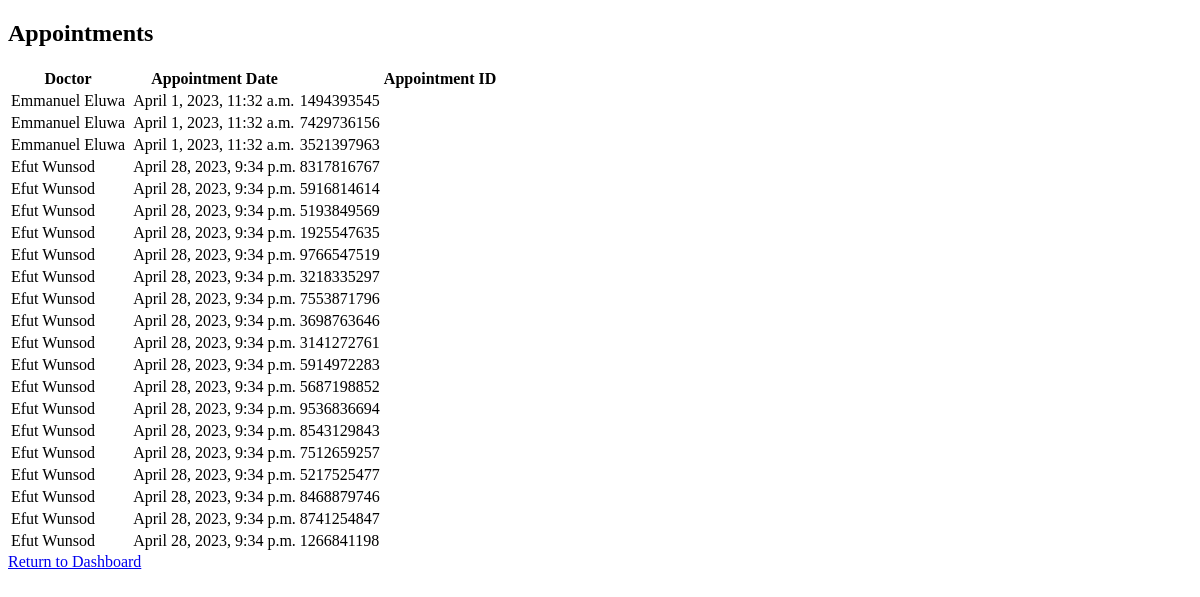
The page /view_apointments/ on the database as committed earlier.
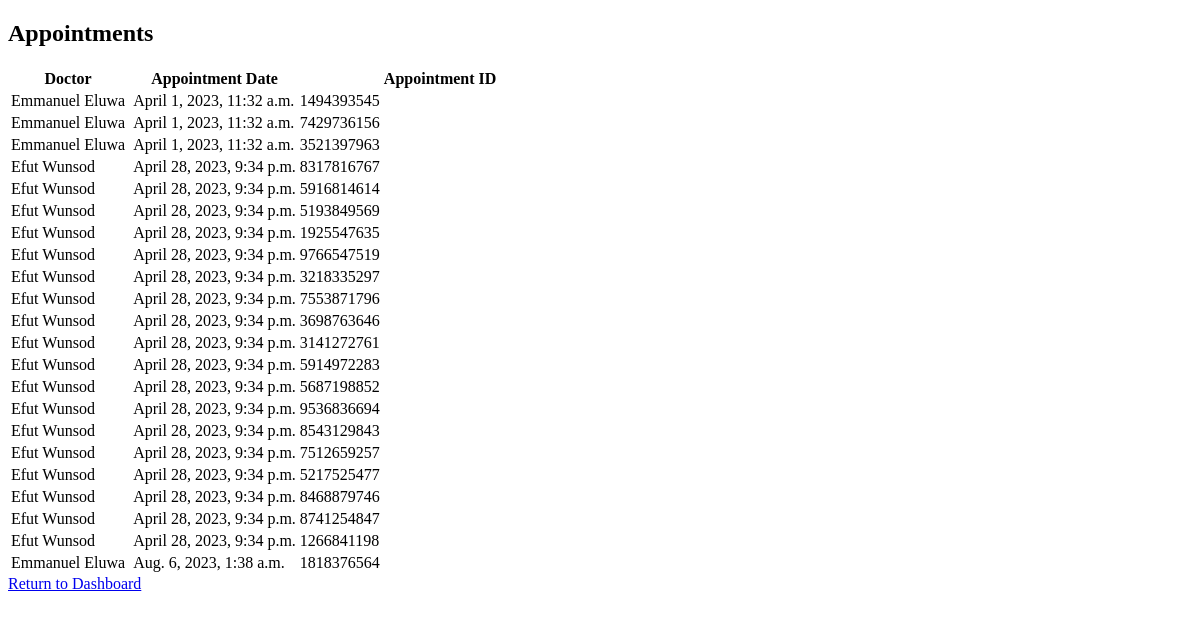
The same page on the database as committed later.
### main/models.py (models this page shows, shortened)
class Appointment(models.Model):
    doctor = models.ForeignKey(Doctor, on_delete=models.CASCADE, default=None)
    patient = models.ForeignKey(Patient, on_delete=models.CASCADE, default=None)
    email = models.CharField(max_length=50, null=True, blank=True)
    appointment_time = models.DateTimeField(null=True, blank=True)
    health_notes = models.TextField(max_length=300, null=True, blank=True)
    phone_no = models.CharField(max_length=20, default=None)
    access_id = models.CharField(max_length=190, default=0000)
    created_at = models.DateTimeField(auto_now=True)

class Doctor(models.Model):
    first_name = models.CharField(max_length=100, default=None)
    last_name = models.CharField(max_length=100, default=None)
    specialization = models.CharField(max_length=100, default=None)
    phone_number = models.CharField(max_length=20, default=None)
    def __str__(self):
        return f"{self.first_name} {self.last_name}"

### main/views.py (the view)
# urls.py: path('view_apointments/', views.view_appointments, name='view_appointments'),
def view_appointments(request):
    appointments = Appointment.objects.filter()
    return render(request, "main/view_appointments.html", {'appointments': appointments})

### main/templates/main/view_appointments.html
{% extends 'main/base.html' %}
{% block content %}
  <h2>Appointments</h2>
  <table>
    <thead>
      <tr>
        <th>Doctor</th>
        <th>  </th>
        <th>Appointment Date</th>
        <th> </th>
        <th>Appointment ID</th>
      </tr>
    </thead>
    <tbody>
      {% for appointment in appointments %}
        <tr>
          <td>{{ appointment.doctor }}</td>
          <td>  </td>
          <td>{{ appointment.appointment_time }}</td>
          <td>{{ appointment.access_id }}</td>
        </tr>
      {% empty %}
        <tr>
          <td colspan="4">No appointments found.</td>
        </tr>
      {% endfor %}
    </tbody>
  </table>
  {% include "main/includes/dashboard.html" %}
{% endblock %}

### main/templates/main/base.html (shortened to what this page needs)
<!DOCTYPE html>
<html>
  <head>
    <link rel="stylesheet" href="">
  </head>
  <body>
    {% block content %}
    {% endblock %}
  </body>
</html>

### main/templates/main/includes/dashboard.html
<a href="{% url 'index' %}">Return to Dashboard</a>

Rows that differ between the two databases and show on the page:
added Appointment: doctor "Emmanuel Eluwa", appointment_time "Aug. 6, 2023, 1:38 a.m.", access_id "1818376564"
